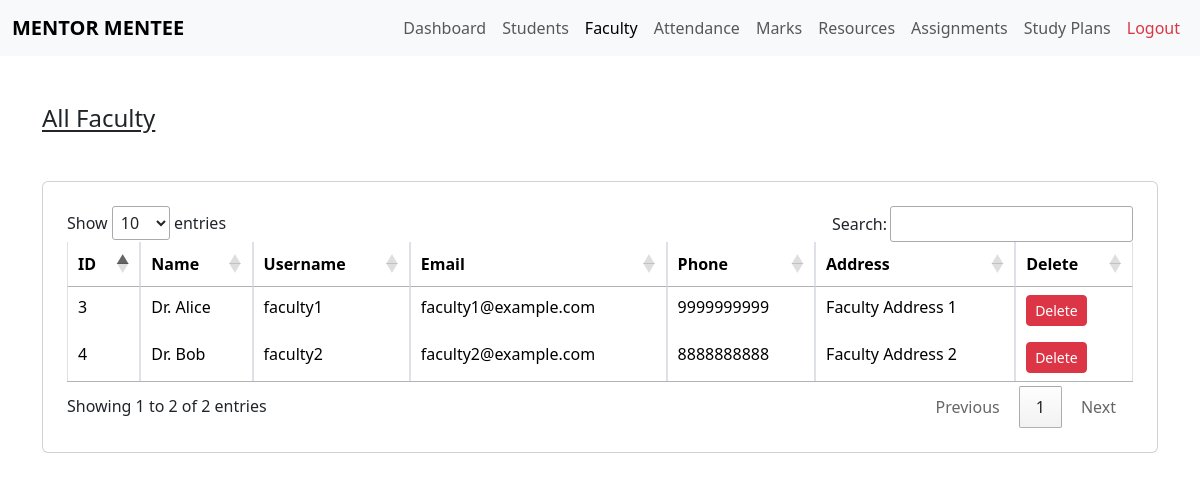
/admin/faculty.php (signed in), run on the app's committed database.
### tables this page shows
CREATE TABLE IF NOT EXISTS `faculty` (
  `id` int NOT NULL AUTO_INCREMENT,
  `username` varchar(50) NOT NULL,
  `password` varchar(255) NOT NULL,
  `email` varchar(100) NOT NULL,
  `phone` varchar(20) DEFAULT NULL,
  `address` varchar(255) DEFAULT NULL,
  `name` varchar(100) DEFAULT NULL,
  `created_at` timestamp NULL DEFAULT CURRENT_TIMESTAMP,
  PRIMARY KEY (`id`),
  UNIQUE KEY `username` (`username`)
);

### admin/faculty.php (the view, shortened to what this page needs)
<?php
require_once '../config/db.php';
$faculty = $conn->query("SELECT * FROM faculty ORDER BY id DESC");
?>
<!DOCTYPE html>
<html lang="en">
<head>
    <link href="../css/bootstrap.css" rel="stylesheet">
    <link rel="stylesheet" type="text/css" href="https://cdn.datatables.net/1.13.7/css/jquery.dataTables.min.css"/>
</head>
<body>
<nav class="navbar navbar-expand-lg navbar-light bg-light">
  <div class="container-fluid">
    <a class="navbar-brand fw-bold" href="dashboard.php">MENTOR MENTEE</a>
    <div class="collapse navbar-collapse justify-content-end">
      <ul class="navbar-nav mb-2 mb-lg-0">
        <li class="nav-item"><a class="nav-link" href="dashboard.php">Dashboard</a></li>
        <li class="nav-item"><a class="nav-link" href="students.php">Students</a></li>
        <li class="nav-item"><a class="nav-link active" href="faculty.php">Faculty</a></li>
        <li class="nav-item"><a class="nav-link" href="attendance.php">Attendance</a></li>
        <li class="nav-item"><a class="nav-link" href="marks.php">Marks</a></li>
        <li class="nav-item"><a class="nav-link" href="resources.php">Resources</a></li>
        <li class="nav-item"><a class="nav-link" href="assignments.php">Assignments</a></li>
        <li class="nav-item"><a class="nav-link" href="studyplans.php">Study Plans</a></li>
        <li class="nav-item"><a class="nav-link text-danger" href="logout.php">Logout</a></li>
      </ul>
    </div>
  </div>
</nav>
<div class="container mt-4">
<h4 class="mb-4 mt-5 text-decoration-underline link-offset-1">All Faculty</h4>
    <div class="card p-4 mb-4 mt-5">
        <table class="table table-bordered bg-white">
            <thead>
                <tr>
                    <th>ID</th><th>Name</th><th>Username</th><th>Email</th><th>Phone</th><th>Address</th><th>Delete</th>
                </tr>
            </thead>
            <tbody>
            <?php if($faculty && $faculty->num_rows): foreach($faculty as $f): ?>
                <tr>
                    <td><?php echo $f['id']; ?></td>
                    <td><?php echo htmlspecialchars($f['name']); ?></td>
                    <td><?php echo htmlspecialchars($f['username']); ?></td>
                    <td><?php echo htmlspecialchars($f['email']); ?></td>
                    <td><?php echo htmlspecialchars($f['phone']); ?></td>
                    <td><?php echo htmlspecialchars($f['address']); ?></td>
                    <td><a href="?delete=<?php echo $f['id']; ?>" class="btn btn-sm btn-danger btn-del">Delete</a></td>
                </tr>
            <?php endforeach; else: ?>
            <?php endif; ?>
            </tbody>
        </table>
    </div>
</div>
</body>
</html>

### data on the page
faculty: id "4", name "Dr. Bob", username "faculty2", email "faculty2@example.com", phone "8888888888", address "Faculty Address 2"
faculty: id "3", name "Dr. Alice", username "faculty1", email "faculty1@example.com", phone "9999999999", address "Faculty Address 1"
